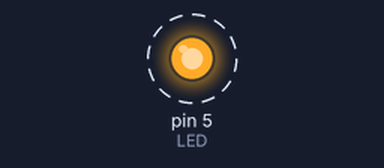
Recording of a sketch running on a simulated Arduino Uno, built with avr-gcc and run on an emulated ATmega328P. On the bench: output pins drawn as LEDs (lit = HIGH). Dashed ring = blinking. What the sketch prints to the serial monitor is not drawn.

Above: at 0.5 s.
Timing chart, 0 to 4.6 s (numbered marks = the images above):
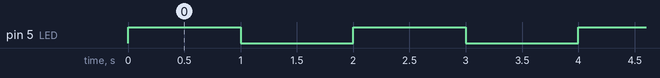

The sketch:

LedBlink.ino
```cpp
/*
  Blink
  Turns on LEDs on for one second, then off for one second, repeatedly.
*/

#define LED    5 // on-board led

// the setup function runs once when you press reset or power the board
void setup() {
  // initialize serial port
  Serial.begin(9600);

  // initialize LED pins as an output.
  pinMode(LED, OUTPUT);

  Serial.println("------- LED Blink -------");
}

// the loop function runs over and over again forever
void loop() {
  Serial.println("LEDs ON");
  digitalWrite(LED, HIGH);   // turn the LED on (HIGH is the voltage level)
  delay(1000);                  // wait for a second

  Serial.println("LEDs OFF");
  digitalWrite(LED, LOW);
  delay(1000);                  // wait for a second
}
```

Measured:
- by itself, pin 5 (LED): alternates HIGH for 1.0 s and LOW for 1.0 s
